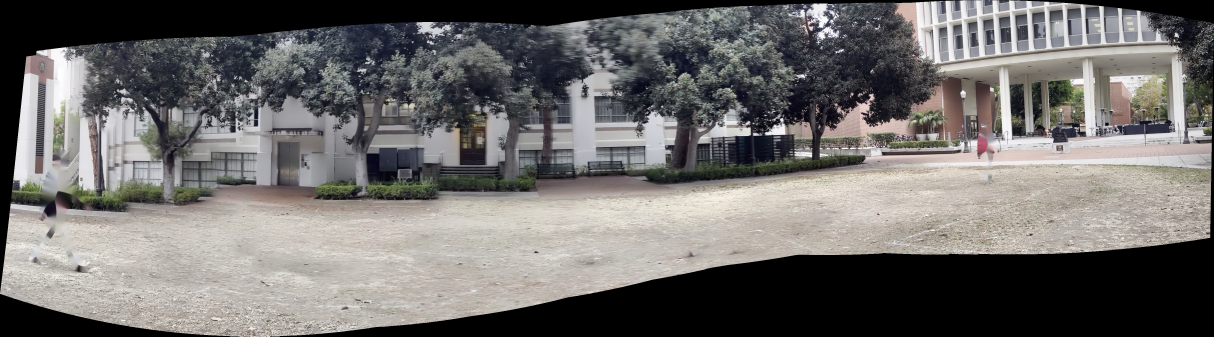
#> input picture python_alternative/result/test2.mp4/b1.jpg, 4855 x 1346 px, given in place of 100.jpg, which was not available (shown at 1/4 size)
$ jupyter execute --allow-errors App23.ipynb   (shell and % lines are left out)   (text cells are left out)
#> lines starting #> are read from the running program, lines starting #| are printed output that depends on the picture; pictures that were not available may be replaced by others from this repository, and a replacement may not be noted
### python_alternative/utils.py
import os
import cv2

import numpy as np
from math import floor
from numpy.linalg import svd, inv


def projectImage(frames, sourceFrameIndex, referenceFrameIndex,
                 pastHomographies, originTranslations, xrange=1632,
                 yrange=512, overlapThreshold=40000, errorThreshold=4e-4,
                 numKeyframes=3, checkAllKeyframes=0, auto_H_func=None,
                 homography_func=None, normalization_func=None):
    '''
    Input:
        - frames: 4D array of frames
        - sourceFrameIndex: index of the frame to be projected
        - referenceFrameIndex: index of the frame to be projected to
        - pastHomographies: 2D cell array caching previously computed
          homographies from every frame to every other frame
        - xrange, yrange: dimensions of the output image
        - overlapThreshold: sufficient number of pixels overlapping between
          projected source and reference frames to ensure good homography
        - errorThreshold: acceptable error for good homography
        - numKeyframes: number of equidistant keyframes between source and
          reference frame to be visited in search of better homography
        - checkAllKeyframes: 0 if algorithms breaks after first better
          homography is found, 1 if all keyframes are to be visited

    Output:
        - bestProjectedImage: source frame optimally projected onto reference
          frame using reestimation of homography based on closest-frame search
          and using closest-frame homography as
    '''
    numFrames = frames.shape[0]

    _, referenceTransform, ref_origin_coord = transformImage(frames, referenceFrameIndex, referenceFrameIndex, pastHomographies, xrange, yrange, auto_H_func, homography_func, normalization_func)
    _, sourceTransform, src_origin_coord = transformImage(frames, sourceFrameIndex, referenceFrameIndex, pastHomographies, xrange, yrange, auto_H_func, homography_func, normalization_func)
    _, err = computeOverlap(sourceTransform, src_origin_coord, referenceTransform, ref_origin_coord, overlapThreshold)
    originTranslations[sourceFrameIndex] = src_origin_coord

    x_min, y_min = originTranslations[0]
    # Translation matrix
    t = [-x_min, -y_min]
    H_t = np.array([[1, 0, t[0]], [0, 1, t[1]], [0, 0, 1]], dtype=np.float32)

    # Dot product of translation matrix and homography
    #pastHomographies[sourceFrameIndex, referenceFrameIndex] = H_t.dot(pastHomographies[sourceFrameIndex, referenceFrameIndex])

    projectedImage = cv2.warpPerspective((frames[sourceFrameIndex]*255).astype(np.uint8),
                                         H_t.dot(pastHomographies[sourceFrameIndex,
                                         referenceFrameIndex]), (xrange, yrange))

    if err > errorThreshold:
        print('Finding better homography...')
        increment = floor(((referenceFrameIndex - sourceFrameIndex) - 1) / (numKeyframes + 1))
        keyframeIndex = sourceFrameIndex + increment  # frame being used to find better homography from source to reference
        found = 0
        counter = 0
        bestHomography = np.eye(3)  # initialize H as identity

        while counter < numKeyframes and keyframeIndex < numFrames and keyframeIndex > 0:

            # compute homography and projected image from keyframe to
            # reference frame
            H2, keyframeTransform, keyframe_origin_coord = transformImage(frames, keyframeIndex, referenceFrameIndex, pastHomographies, xrange, yrange, auto_H_func, homography_func, normalization_func)
            a, error1 = computeOverlap(keyframeTransform, keyframe_origin_coord, referenceTransform, ref_origin_coord, overlapThreshold)

            # compute homography and projected image from source frame to
            # keyframe (new reference = keyframe)
            _, keyframeToKeyframeTransform, keyframeToKeyframe_origin_coord = transformImage(frames, keyframeIndex, keyframeIndex, pastHomographies, xrange, yrange,  auto_H_func, homography_func, normalization_func)
            H1, sourceToKeyframeTransform, srcToKeyframe_origin_coord = transformImage(frames, sourceFrameIndex, keyframeIndex, pastHomographies, xrange, yrange,  auto_H_func, homography_func, normalization_func)
            b, error2 = computeOverlap(sourceToKeyframeTransform, srcToKeyframe_origin_coord, keyframeToKeyframeTransform, keyframeToKeyframe_origin_coord, overlapThreshold)

            sufficientOverlap = (a and b)

            if (sufficientOverlap and max(error1, error2) < err):
                found = 1
                bestHomography = np.dot(H1, H2)
                src_origin_coord = keyframe_origin_coord + srcToKeyframe_origin_coord
                if not checkAllKeyframes:
                    break

            keyframeIndex = keyframeIndex + increment
            counter = counter + 1

        if found:
            print('Found better homography')
            pastHomographies[sourceFrameIndex, referenceFrameIndex] = bestHomography
            originTranslations[sourceFrameIndex] = src_origin_coord
            min_origin_coord = np.amin(originTranslations, axis=0)

            x_min, y_min = originTranslations[0]
            # Translation matrix
            t = [-x_min, -y_min]
            H_t = np.array([[1, 0, t[0]], [0, 1, t[1]], [0, 0, 1]], dtype=np.float32)

            # Dot product of translation matrix and homography
            T = H_t.dot(bestHomography)

            projectedImage = cv2.warpPerspective((frames[sourceFrameIndex]*255).astype(np.uint8), T, (xrange, yrange))

            pastHomographies[sourceFrameIndex, referenceFrameIndex] = bestHomography.astype(np.float32)

    return projectedImage, pastHomographies, originTranslations


# [202 lines left out: functions computeOverlap, transformImage, blendImages, get_img_corners, video2imageFolder, imageFolder2mpeg, not called in this run]

### python_alternative/App23.ipynb
[cell 1]
import cv2
import numpy as np
import utils
from numpy.linalg import svd, inv
import os
import glob
from tqdm import tqdm
from matplotlib import pyplot as plt
import matplotlib.patches as patches

[cell 2]
def computeHomography(pts1, pts2):
    '''
    Compute homography that maps from pts1 to pts2 using least squares solver

    Input: pts1 and pts2 are 3xN matrices for N points in homogeneous
    coordinates.

    Output: H is a 3x3 matrix, such that pts2~=H*pts1
    '''
    (_, n) = pts1.shape
    A = np.zeros((2*n, 9))

    for i in range(n):
        u = pts1[:,i][0]/pts1[:,i][2]
        v = pts1[:,i][1]/pts1[:,i][2]
        u_ = pts2[:,i][0]/pts2[:,i][2]
        v_ = pts2[:,i][1]/pts2[:,i][2]
        A[i*2,:] = [-u,-v,-1,0,0,0,u*u_, v*u_, u_]
        A[i*2+1,:] = [0,0,0,-u,-v,-1,u*v_, v*v_, v_]
    u, s, vh = np.linalg.svd(A)
    H = vh.T[:, -1]
    H /= H[-1]


    return H.reshape((3,3))

[cell 3]
def auto_homography(Ia,Ib, homography_func=None, normalization_func=None):
    '''
    Computes a homography that maps points from Ia to Ib

    Input: Ia and Ib are images
    Output: H is the homography

    '''
    if Ia.dtype == 'float32' and Ib.dtype == 'float32':
        Ia = (Ia*255).astype(np.uint8)
        Ib = (Ib*255).astype(np.uint8)

    Ia_gray = cv2.cvtColor(Ia,cv2.COLOR_BGR2GRAY)
    Ib_gray = cv2.cvtColor(Ib,cv2.COLOR_BGR2GRAY)

    # Initiate SIFT detector
    sift = cv2.SIFT_create()

    # find the keypoints and descriptors with SIFT
    kp_a, des_a = sift.detectAndCompute(Ia_gray,None)
    kp_b, des_b = sift.detectAndCompute(Ib_gray,None)

    # BFMatcher with default params
    bf = cv2.BFMatcher()
    matches = bf.knnMatch(des_a,des_b, k=2)

    # Apply ratio test
    good = []
    for m,n in matches:
        if m.distance < 0.75*n.distance:
            good.append(m)

    numMatches = int(len(good))

    matches = good

    # Xa and Xb are 3xN matrices that contain homogeneous coordinates for the N
    # matching points for each image
    Xa = np.ones((3,numMatches))
    Xb = np.ones((3,numMatches))

    for idx, match_i in enumerate(matches):
        Xa[:,idx][0:2] = kp_a[match_i.queryIdx].pt
        Xb[:,idx][0:2] = kp_b[match_i.trainIdx].pt
    ## RANSAC
    niter = 1000
    best_score = 0

    for t in range(niter):
        # estimate homography
        subset = np.random.choice(numMatches, 4, replace=False)
        pts1 = Xa[:,subset]
        pts2 = Xb[:,subset]

        H_t = homography_func(pts1, pts2) # edit helper code below (computeHomography)

        # score homography
        Xb_ = np.dot(H_t, Xa) # project points from first image to second using H
        du = Xb_[0,:]/Xb_[2,:] - Xb[0,:]/Xb[2,:]
        dv = Xb_[1,:]/Xb_[2,:] - Xb[1,:]/Xb[2,:]

        ok_t = np.sqrt(du**2 + dv**2) < 3  # you may need to play with this threshold
        score_t = sum(ok_t)

        if score_t > best_score:
            best_score = score_t
            H = H_t
            in_idx = ok_t

    #print('best score: {:02f}'.format(best_score))

    # Optionally, you may want to re-estimate H based on inliers

    return H

[cell 4]
def computeHomography(pts1, pts2):
    '''
    Compute homography that maps from pts1 to pts2 using least squares solver

    Input: pts1 and pts2 are 3xN matrices for N points in homogeneous
    coordinates.

    Output: H is a 3x3 matrix, such that pts2~=H*pts1
    '''
    (_, n) = pts1.shape
    A = np.zeros((2*n, 9), dtype = np.float32)

    for i in range(n):
        u = pts1[:,i][0]/pts1[:,i][2]
        v = pts1[:,i][1]/pts1[:,i][2]
        u_ = pts2[:,i][0]/pts2[:,i][2]
        v_ = pts2[:,i][1]/pts2[:,i][2]
        A[i*2,:] = [-u,-v,-1,0,0,0,u*u_, v*u_, u_]
        A[i*2+1,:] = [0,0,0,-u,-v,-1,u*v_, v*v_, v_]
    u, s, vh = np.linalg.svd(A)
    H = vh[-1, :]
    H /= H[-1]


    return H.reshape((3,3))

[cell 5]
def naive_blend(im1, im2):
    mask = im2 != 0
    im1 = im1*(1-mask)
    return im1+im2

[cell 6]
master_frames =['100','200', '300', '400', '500']
frames = []

frames.append(cv2.imread('background_frames/100.jpg'))
for i in range(1, len(master_frames)):
    frames.append(cv2.imread('background_frames/'+ master_frames[i] +'.jpg'))
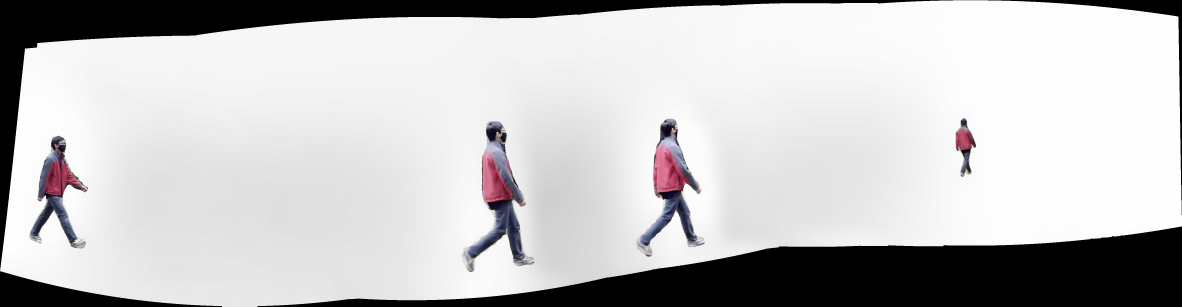
#> input picture python_alternative/result/test2.mp4/f1.jpg, 4727 x 1225 px, given in place of 200.jpg, which was not available (shown at 1/4 size)

H12 = auto_homography(frames[0],frames[1], computeHomography)
#> in auto_homography, Ia is the input picture: shape (1346, 4855, 3); mean B, G, R 108.3, 109.9, 112.1
#> in auto_homography, Ib is the input picture: shape (1225, 4727, 3); mean B, G, R 196.1, 195.6, 196.3
H23 = auto_homography(frames[1],frames[2], computeHomography)
#> (the rest of this cell did not finish here and is left out)

[cell 7]
H_t = np.array([[1, 0, 700], [0, 1, 250], [0, 0, 1]])

img_warped = cv2.warpPerspective(frames[0], H_t.dot(H12), (8000, 2500))
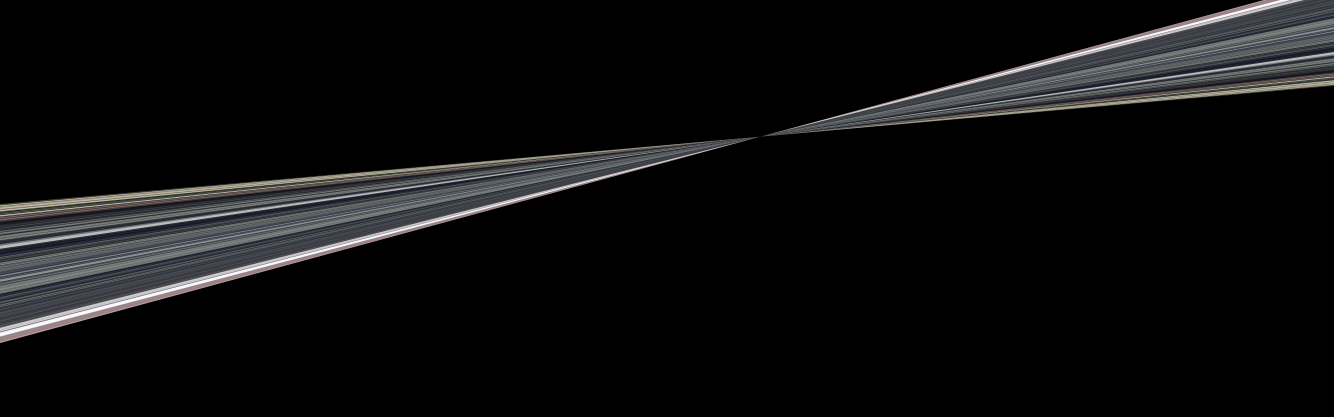
#> img_warped: shape (2500, 8000, 3) (shown at 1/6 size); mean of channels 0, 1, 2 14.1, 13.7, 13.5; drawn as B, G, R
img_warped1 = cv2.warpPerspective(frames[1], H_t.dot(H23), (8000, 2500))
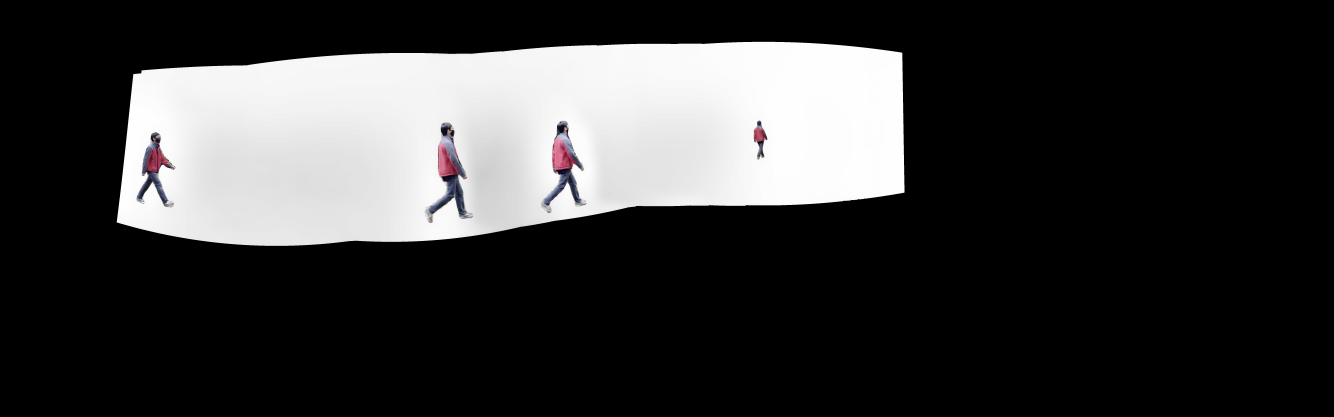
#> img_warped1: shape (2500, 8000, 3) (shown at 1/6 size); mean of channels 0, 1, 2 56.8, 56.6, 56.8; drawn as B, G, R
#> (the rest of this cell did not finish here and is left out)

[cell 8]
from math import floor

[cell 9]
dir_frames = 'background_frames'
filenames = []
#> (the rest of this cell did not finish here and is left out)

#> (a cell that did not finish here is left out)

[cell 11]
frameCount = len(filenames)
#> (the rest of this cell did not finish here and is left out)

[cell 12]
for idx, file_i in enumerate(filenames):
    frames[idx] = cv2.imread(file_i) / 255.0
    #frames[idx] = cv2.cvtColor(cv2.imread(file_i), cv2.COLOR_BGR2RGB) / 255.0

[cell 13]
pastHomographies = np.zeros((len(filenames),len(filenames), 3, 3),dtype=np.float32)
originTranslations = np.zeros((len(filenames), 2), dtype=np.float32)

#> (a cell that did not finish here is left out)

[cell 15]
dir_frames = 'aligned_frames0'
filenames = []
filesinfo = os.scandir(dir_frames)

[cell 16]
filenames = [f.path for f in filesinfo if f.name.endswith(".jpg")]
filenames.sort(key=lambda f: int(''.join(filter(str.isdigit, f))))

[cell 17]
frameCount = len(filenames)
#> (the rest of this cell did not finish here and is left out)

#> (a cell that did not finish here is left out)

[cell 19]
background = np.zeros((1500, 4000, 3))
#> background: shape (1500, 4000, 3) float64; every value is 0
